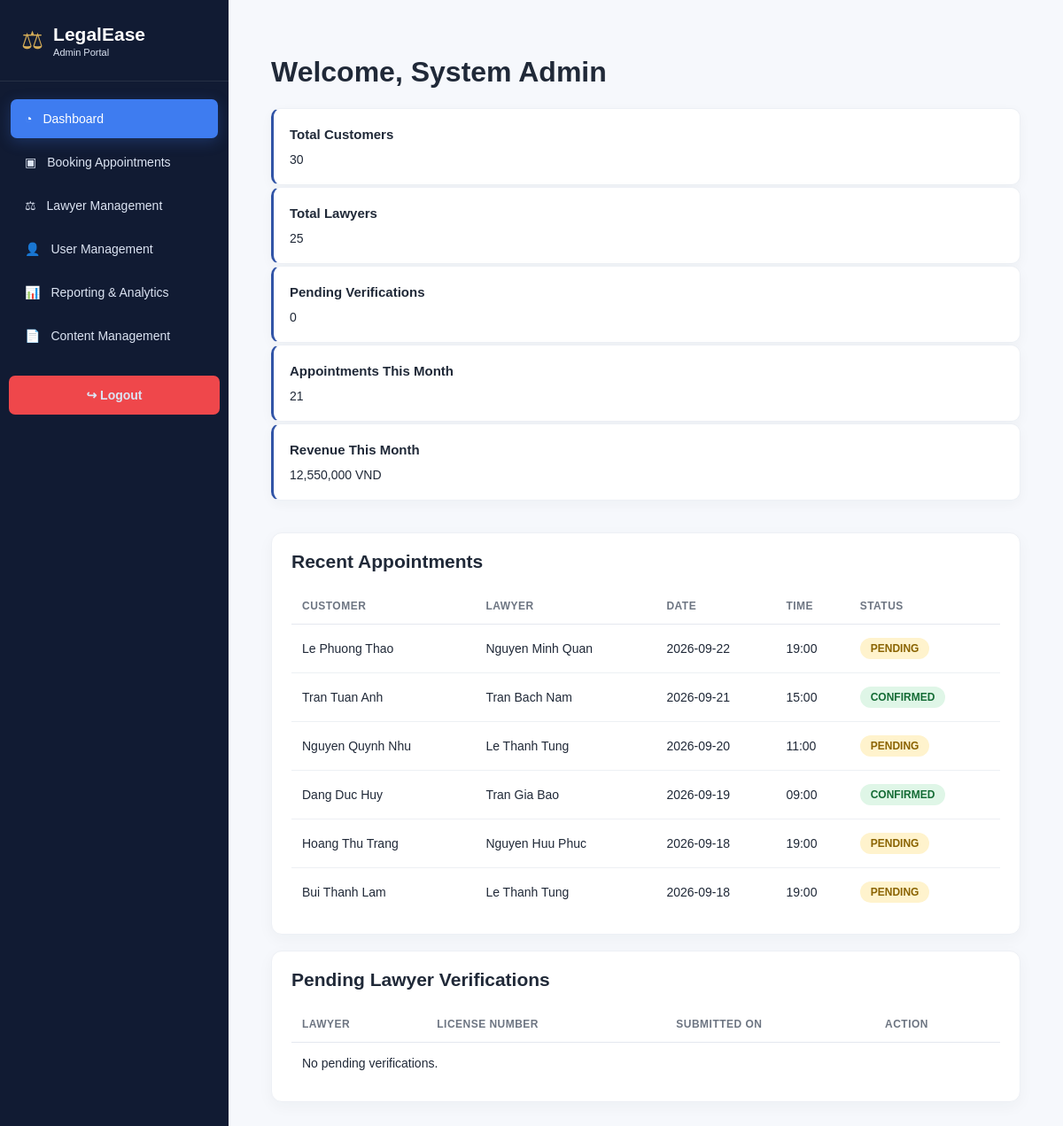
Page /admin/dashboard.php (signed in) on the committed database.
### tables this page shows
CREATE TABLE appointments (
 id INT AUTO_INCREMENT PRIMARY KEY,slot_id INT NOT NULL,customer_id INT NOT NULL,lawyer_id INT NOT NULL,service_name VARCHAR(150) DEFAULT 'Legal Consultation',note TEXT NOT NULL,
 appointment_date DATE NOT NULL,start_time TIME NOT NULL,end_time TIME NOT NULL,fee DECIMAL(10,2) NOT NULL DEFAULT 0,status ENUM('Pending','Confirmed','Completed','Cancelled') NOT NULL DEFAULT 'Pending',notes TEXT DEFAULT NULL,
 cancel_reason VARCHAR(255) DEFAULT NULL,cancelled_by ENUM('customer','lawyer','admin') DEFAULT NULL,
 created_at DATETIME NOT NULL DEFAULT CURRENT_TIMESTAMP,updated_at DATETIME NULL,payment_due_at DATETIME NULL,payment_reminder_sent_at DATETIME NULL,INDEX idx_appt_lawyer_status(lawyer_id,status),INDEX idx_appt_customer_status(customer_id,status),
 CONSTRAINT fk_appt_slot FOREIGN KEY(slot_id) REFERENCES availability_slots(id),CONSTRAINT fk_appt_customer FOREIGN KEY(customer_id) REFERENCES customer_profiles(id) ON DELETE CASCADE,
 CONSTRAINT fk_appt_lawyer FOREIGN KEY(lawyer_id) REFERENCES lawyer_profiles(id) ON DELETE CASCADE
);

CREATE TABLE customer_profiles (
 id INT AUTO_INCREMENT PRIMARY KEY,user_id INT NOT NULL UNIQUE,full_name VARCHAR(150) NOT NULL,phone VARCHAR(30) DEFAULT '',address VARCHAR(255) DEFAULT '',avatar_file VARCHAR(255) DEFAULT '',gender ENUM('Male','Female','Other') NULL,birth_date DATE NULL,
 CONSTRAINT fk_customer_user FOREIGN KEY(user_id) REFERENCES users(id) ON DELETE CASCADE
);

CREATE TABLE lawyer_profiles (
 id INT AUTO_INCREMENT PRIMARY KEY,user_id INT NOT NULL UNIQUE,full_name VARCHAR(150) NOT NULL,phone VARCHAR(30) DEFAULT '',experience_years INT NOT NULL DEFAULT 0,bio TEXT,
 office_address VARCHAR(255) DEFAULT '',location_id INT NULL,is_verified TINYINT(1) NOT NULL DEFAULT 0,rating DECIMAL(2,1) NOT NULL DEFAULT 0.0,
 consultation_fee DECIMAL(10,2) NOT NULL DEFAULT 500000,avatar_file VARCHAR(255) DEFAULT '',created_at DATETIME NOT NULL DEFAULT CURRENT_TIMESTAMP,
 CONSTRAINT fk_lawyer_user FOREIGN KEY(user_id) REFERENCES users(id) ON DELETE CASCADE,
 CONSTRAINT fk_lawyer_location FOREIGN KEY(location_id) REFERENCES locations(id) ON DELETE SET NULL
);

### includes/bootstrap.php (called while the page is built, shortened)
<?php
function e(?string $value): string {
    return htmlspecialchars((string)$value, ENT_QUOTES, 'UTF-8');
}
function user(): ?array {
    return $_SESSION['user'] ?? null;
}

### admin/dashboard.php (the view, shortened to what this page needs)
<?php
require_once __DIR__ . '/includes/auth.php';
$stats = [
'total_customers' => (int)$pdo->query("SELECT COUNT(*) FROM customer_profiles")->fetchColumn(),
'total_lawyers' => (int)$pdo->query("SELECT COUNT(*) FROM lawyer_profiles")->fetchColumn(),
'pending_verifications' => (int)$pdo->query("SELECT COUNT(*) FROM lawyer_verifications WHERE status='Pending'")->fetchColumn(),
'appointments_this_month' => (int)$pdo->query("SELECT COUNT(*) FROM appointments WHERE YEAR(appointment_date)=YEAR(CURDATE()) AND MONTH(appointment_date)=MONTH(CURDATE())")->fetchColumn(),
'revenue_this_month' => (float)$pdo->query("SELECT COALESCE(SUM(fee),0) FROM appointments WHERE YEAR(appointment_date)=YEAR(CURDATE()) AND MONTH(appointment_date)=MONTH(CURDATE()) AND status <> 'Cancelled'")->fetchColumn(),];
$recent = $pdo->query("SELECT a.id, cp.full_name customer_name, lp.full_name lawyer_name, a.appointment_date available_date, a.start_time, a.status FROM appointments a JOIN customer_profiles cp ON cp.id=a.customer_id JOIN lawyer_profiles lp ON lp.id=a.lawyer_id ORDER BY a.appointment_date DESC,a.start_time DESC LIMIT 6")->fetchAll();
$pending = $pdo->query("SELECT v.id verify_id,lp.full_name lawyer_name,v.license_number,v.created_at submitted_at FROM lawyer_verifications v JOIN lawyer_profiles lp ON lp.id=v.lawyer_id WHERE v.status='Pending' ORDER BY v.created_at DESC LIMIT 5")->fetchAll();
?>
<!doctype html>
<html lang="en">
<head>
<link rel="stylesheet" href="../assets/css/admin_base.css">
<link rel="stylesheet" href="../assets/css/admin.css">
</head>
<body>
<div class="lawyer-layout"><?php
require __DIR__.'/includes/sidebar.php';
?><main class="main-content">
<div class="page-header">
<h1>Welcome, <?= e(user()['name'] ?? 'System Admin')?></h1>
</div>
<div class="dashboard-cards">
<?php
foreach([
'Total Customers'=>$stats['total_customers'], 'Total Lawyers'=>$stats['total_lawyers'], 'Pending Verifications'=>$stats['pending_verifications'], 'Appointments This Month'=>$stats['appointments_this_month']] as $label=>$value):?><div class="stat-card">
<h3><?=e($label)?></h3>
<div class="number"><?=number_format((float)$value)?></div>
</div><?php
endforeach;
?>
<div class="stat-card">
<h3>Revenue This Month</h3>
<div class="number"><?=number_format($stats['revenue_this_month'])?> VND</div>
</div>
</div>
<br>
<div class="table-container">
<h2>Recent Appointments</h2>
<br>
<table>
<thead>
<tr>
<th>Customer</th>
<th>Lawyer</th>
<th>Date</th>
<th>Time</th>
<th>Status</th>
</tr>
</thead>
<tbody>
<?php
foreach($recent as $r):?><tr>
<td><?=e($r['customer_name'])?></td>
<td><?=e($r['lawyer_name'])?></td>
<td><?=e($r['available_date'])?></td>
<td><?=e(substr($r['start_time'], 0, 5))?></td>
<td>
<span class="badge badge-<?=strtolower($r['status'])?>"><?=e(strtoupper($r['status']))?></span>
</td>
</tr><?php
endforeach;
?>
</tbody>
</table>
</div>
<br>
<div class="table-container">
<h2>Pending Lawyer Verifications</h2>
<br>
<table>
<thead>
<tr>
<th>Lawyer</th>
<th>License Number</th>
<th>Submitted On</th>
<th>Action</th>
</tr>
</thead>
<tbody>
<?php
if(!$pending):?><tr>
<td colspan="4">No pending verifications.</td>
</tr><?php
endif;
?>
</tbody>
</table>
</div>
</main>
</div>
</body>
</html>

### assets/css/admin_base.css (style rules this page uses)
:root { --navy: #111b33; --navy-2: #1f3156; --primary: #3154a6; --primary-2: #3e7cf0; --bg: #f6f8fc; --text: #202938; --muted: #7b8494; --border: #e4e8ef; --success: #1f9d72; --warning: #d59a10; --danger: #c85a63; --info: #3e7cf0; --white: #ffffff; }
* { box-sizing: border-box; }
html, body { margin: 0; min-height: 100%; }
body { font-family: Arial, Helvetica, sans-serif; background: var(--bg); color: var(--text); }
.lawyer-layout { min-height: 100vh; display: flex; }
.main-content { padding: 42px 48px 60px; max-width: 1500px; margin: 0 auto; }
.stat-card, .card { background: white; border: 1px solid #edf0f5; border-radius: 12px; box-shadow: 0 5px 18px rgba(28,39,56,.06); }
.stat-card { padding: 22px; border-left: 4px solid var(--primary); }
table { width: 100%; border-collapse: collapse; }
th { color: #6d7582; font-size: 12px; text-transform: uppercase; letter-spacing: .04em; text-align: left; padding: 13px 12px; border-bottom: 1px solid var(--border); }
td { padding: 15px 12px; border-bottom: 1px solid #edf0f4; font-size: 14px; vertical-align: middle; }
tr:last-child td { border-bottom: none; }
.badge { display: inline-flex; padding: 6px 10px; border-radius: 999px; font-size: 12px; font-weight: 700; text-transform: capitalize; }
.badge-pending { color: #9d7500; background: #fff4c9; }
.badge-confirmed { color: #1b865f; background: #dcf6ec; }

### assets/css/admin.css (style rules this page uses)
.badge { display: inline-block; padding: 5px 12px; border-radius: 20px; font-size: 12px; font-weight: bold; text-transform: uppercase; }
.badge-pending { background: #fff3cd; color: #8a6300; }
.badge-approved, .badge-active, .badge-confirmed, .badge-completed { background: #dff6e7; color: #146c35; }
.page-header { display:flex; justify-content:space-between; gap:20px; align-items:flex-start }
.table-container { overflow-x:auto }
.main-content { margin-left:258px; width:calc(100% - 258px); max-width:none; padding:42px 48px 60px }
.dashboard-cards { display:grid; grid-template-columns:1fr; gap:2px; margin-bottom:18px }
.dashboard-cards .stat-card { background:#fff; border:1px solid #edf0f5; border-left:3px solid #3154a6; border-radius:10px; padding:20px 18px; box-shadow:0 4px 14px rgba(28,39,56,.04) }
.dashboard-cards .stat-card h3 { font-size:15px; margin:0 0 12px }
.dashboard-cards .stat-card .number { font-size:14px; font-weight:400 }
.table-container { background:#fff; border:1px solid #edf0f5; border-radius:12px; padding:20px 22px; box-shadow:0 5px 18px rgba(28,39,56,.04) }
.table-container h2 { margin:0; font-size:21px }

### rows in the picture
appointments: customer.full_name "Le Phuong Thao", lawyer.full_name "Nguyen Minh Quan", appointment_date "2026-09-22", start_time "19:00", status "PENDING"
appointments: customer.full_name "Tran Tuan Anh", lawyer.full_name "Tran Bach Nam", appointment_date "2026-09-21", start_time "15:00", status "CONFIRMED"
appointments: customer.full_name "Nguyen Quynh Nhu", lawyer.full_name "Le Thanh Tung", appointment_date "2026-09-20", start_time "11:00", status "PENDING"
appointments: customer.full_name "Dang Duc Huy", lawyer.full_name "Tran Gia Bao", appointment_date "2026-09-19", start_time "09:00", status "CONFIRMED"
appointments: customer.full_name "Hoang Thu Trang", lawyer.full_name "Nguyen Huu Phuc", appointment_date "2026-09-18", start_time "19:00", status "PENDING"
appointments: customer.full_name "Bui Thanh Lam", lawyer.full_name "Le Thanh Tung", appointment_date "2026-09-18", start_time "19:00", status "PENDING"

### other values in the picture
user()['name'] "System Admin"
$label "Total Customers"
$value "30"
$label "Total Lawyers"
$value "25"
$label "Pending Verifications"
$value "0"
$label "Appointments This Month"
$value "21"
$stats['revenue_this_month'] "12,550,000"
